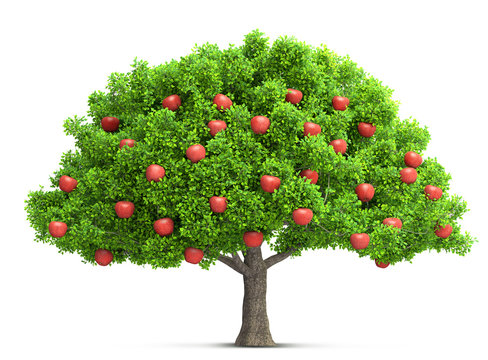
#> input picture week_2/sample.jpg, 488 x 360 px
$ python 3D_basic.py
#> lines starting #> are read from the running program, lines starting #| are printed output that depends on the picture
#### 기본적인 Depth Map 생성 코드 (OpenCV 활용)
import cv2
import numpy as np
import os

# 이미지 로드
script_dir = os.path.dirname(os.path.abspath(__file__))
image_path = os.path.join(script_dir, "sample.jpg")
image = cv2.imread(image_path)
#> image is the input picture: shape (360, 488, 3); mean B, G, R 160, 199.8, 186.1

# 그레이스케일 변환
gray = cv2.cvtColor(image, cv2.COLOR_BGR2GRAY)
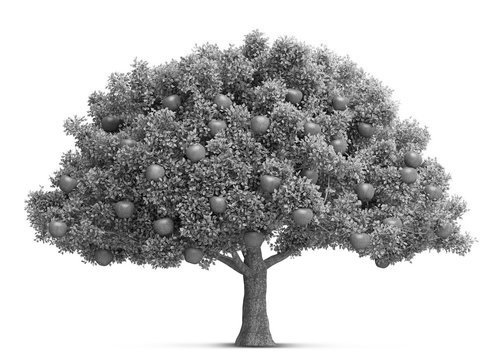
#> gray: shape (360, 488); min 1, max 255, mean 191.2

# 깊이 맵 생성 (가상의 깊이 적용)
depth_map = cv2.applyColorMap(gray, cv2.COLORMAP_JET)
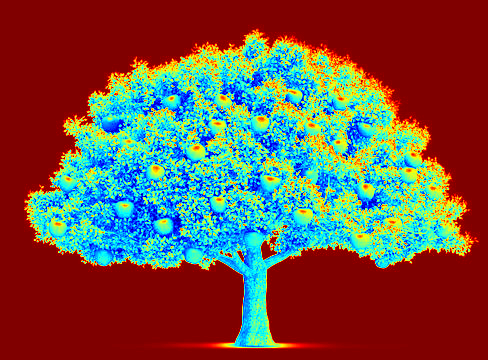
#> depth_map: shape (360, 488, 3); mean B, G, R 72.9, 84.6, 111.7

# 결과 출력
cv2.imshow('Original Image', image)
cv2.imshow('Depth Map', depth_map)
cv2.waitKey(0)
cv2.destroyAllWindows()
